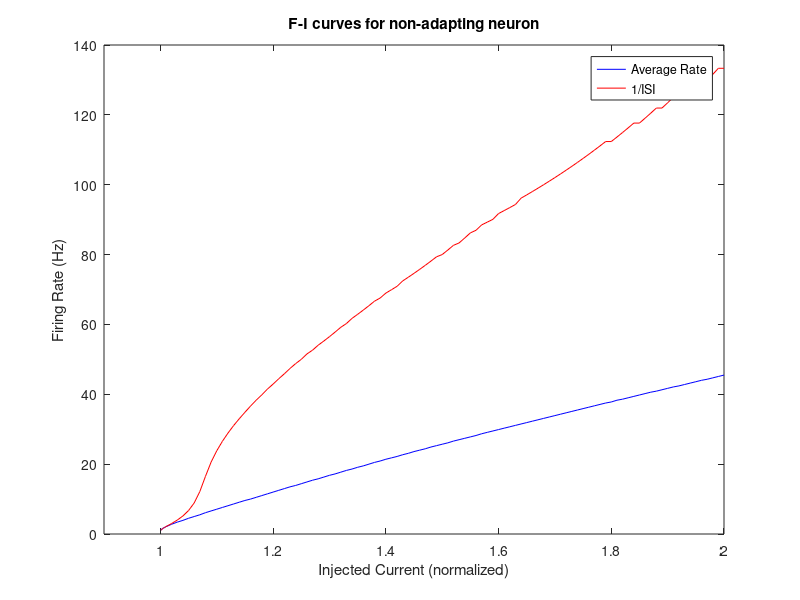
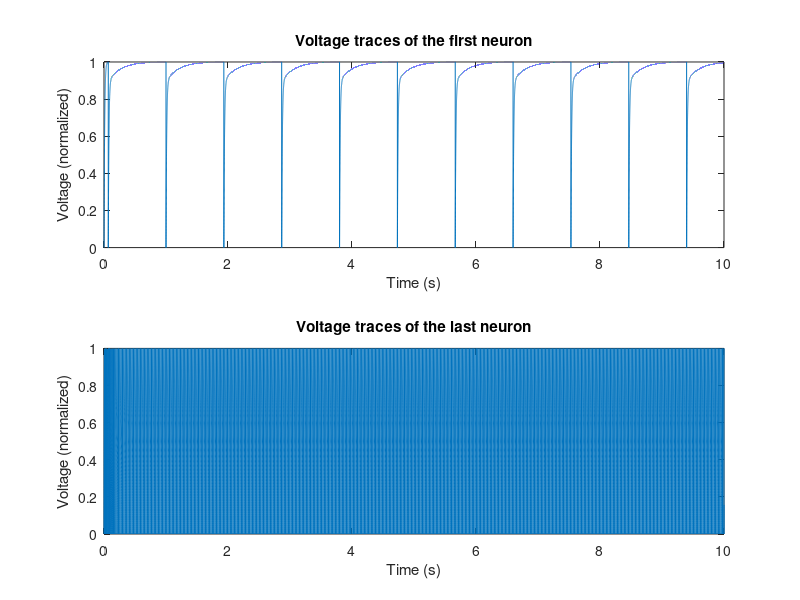

These charts were generated, in order, by the following MATLAB code:
clc;
clear;
close all;
tic

% Constants
V_threshold = 1; % s
time_constant = 1e-2; % s
time_constant_adapt = 0.2; % s
J_adapt = 0.1;
baseline_current = V_threshold;

% Time step configuration
time_step = 1e-4; % s
time_step_ratio = time_step / time_constant;
time_step_ratio_adapt = time_step / time_constant_adapt;
total_time = 10; % s
n_steps = ceil(total_time / time_step);

% Current and Neuron setup
current_increments = 0.01 * baseline_current;
current_values = baseline_current + [0.001:0.001:0.01, 0.01:0.01:1];
n_currents = length(current_values);

% Initialize
spike_times = cell(1, n_currents);
average_firing_rate = zeros(1, n_currents);
V = zeros(1, n_currents);
I_adapt = zeros(1, n_currents);
n_spikes = zeros(1, n_currents);
V_trace = zeros(n_currents, n_steps);
I_adapt_trace = zeros(n_currents, n_steps);
is_fire = false(1,n_currents);

% Main simulation loop
for i = 2:n_steps

    % save
    I_adapt_trace(:, i) = I_adapt';
    V_trace(:, i) = V';    

    % update I_adapt
    I_adapt = (1 - time_step_ratio_adapt) * I_adapt - J_adapt * is_fire;

    % update V_adapt
    V = (1 - time_step_ratio) * V + time_step_ratio * (current_values + I_adapt);

    % Check for neurons that have crossed the threshold
    is_fire = (V >= V_threshold);
    neurons_fire = find(is_fire);

    if ~isempty(neurons_fire)

        % reset to 0
        V(neurons_fire) = 0;

        % Record spike times and count spikes
        for neuron_idx = neurons_fire
            spike_times{neuron_idx} = [spike_times{neuron_idx}; time_step * i];
            n_spikes(neuron_idx) = n_spikes(neuron_idx) + 1;
        end
    end
end

% Calculate rates and instantaneous firing rates
min_intervals = 1;
the_first_instantaneous_firing_rate = zeros(n_currents, min_intervals);

for k = 1:n_currents
    if ~isempty(spike_times{k})
        spikes = spike_times{k}';
        average_firing_rate(k) = length(spikes) / total_time;
        intervals = diff(spikes);
        n_intervals = length(intervals);

        if n_intervals >= min_intervals
            the_first_instantaneous_firing_rate(k, 1:min_intervals) = 1 ./ intervals(1:min_intervals);
        end
    end
end

% Plotting
figure
plot(current_values, average_firing_rate, 'b', current_values, the_first_instantaneous_firing_rate(:, 1), 'r')
xlabel('Injected Current (normalized)');
ylabel('Firing Rate (Hz)');
legend('Average Rate', '1/ISI');
title('F-I curves for non-adapting neuron');
xlim([0.9 2]);

time_vector = time_step:time_step:total_time;
figure
subplot(2, 1, 1);
plot(time_vector, V_trace(1, :));
xlabel('Time (s)');
ylabel('Voltage (normalized)');
title('Voltage traces of the first neuron');

subplot(2, 1, 2);
plot(time_vector, V_trace(end, :));
xlabel('Time (s)');
ylabel('Voltage (normalized)');
title('Voltage traces of the last neuron');

simulation_time = toc;
fprintf('Simulation time: %.2f seconds\n', simulation_time);